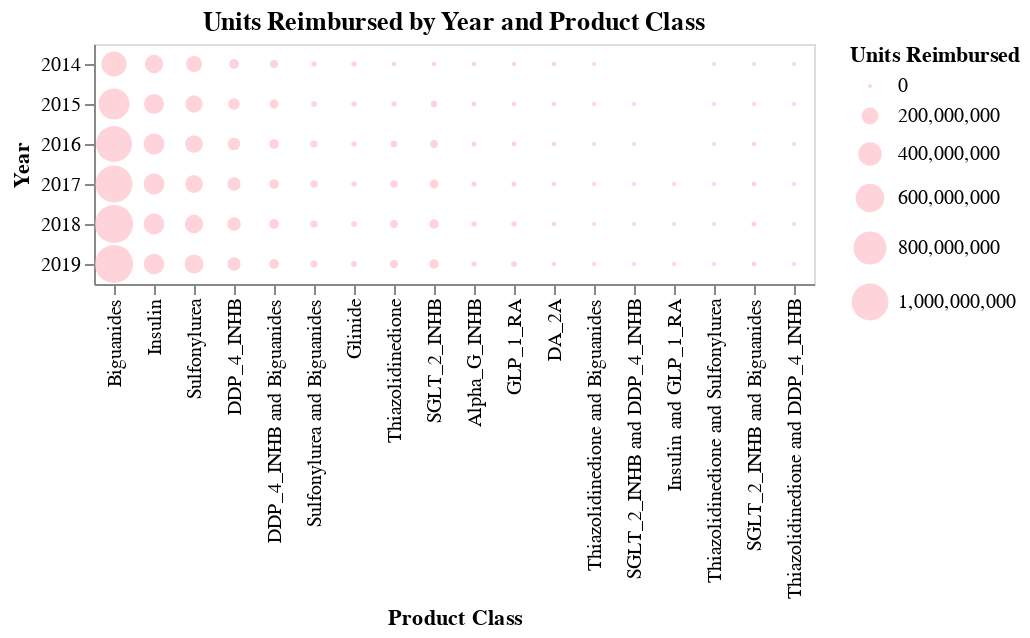

Notebook cell for this chart:
### Code cell
alt.Chart(df_tab_b).mark_circle(size=100, color='pink').encode(
    y=alt.Y('year:O', title='Year'),  # Specify the y-axis title
    x=alt.X('DB_CLASS:N', title='Product Class', sort='-size'),  # Specify the x-axis title and sort by units_reimbursed in descending order
    size=alt.Size('units_reimbursed:Q', title='Units Reimbursed'),  # Specify the size as units_reimbursed
).properties(
    title='Units Reimbursed by Year and Product Class'
)

### Figure 1 — Vega-Lite specification as saved in the notebook (floating-point values rounded to 4 significant figures)
{"config": {"view": {"continuousWidth": 300, "continuousHeight": 300}}, "data": {"name": "data-379a484da7e7a003c7ed62f96d3788b2"}, "mark": {"type": "circle", "color": "pink", "size": 100}, "encoding": {"size": {"field": "units_reimbursed", "title": "Units Reimbursed", "type": "quantitative"}, "x": {"field": "DB_CLASS", "sort": "-size", "title": "Product Class", "type": "nominal"}, "y": {"field": "year", "title": "Year", "type": "ordinal"}}, "title": "Units Reimbursed by Year and Product Class", "$schema": "https://vega.github.io/schema/vega-lite/v5.14.1.json", "datasets": {"data-379a484da7e7a003c7ed62f96d3788b2": [{"year": 2014, "DB_CLASS": "Alpha_G_INHB", "units_reimbursed": 4168000.0}, {"year": 2014, "DB_CLASS": "Biguanides", "units_reimbursed": 456900000.0}, {"year": 2014, "DB_CLASS": "DA_2A", "units_reimbursed": 3215000.0}, {"year": 2014, "DB_CLASS": "DDP_4_INHB", "units_reimbursed": 60940000.0}, {"year": 2014, "DB_CLASS": "DDP_4_INHB and Biguanides", "units_reimbursed": 37290000.0}, {"year": 2014, "DB_CLASS": "GLP_1_RA", "units_reimbursed": 2448000.0}, {"year": 2014, "DB_CLASS": "Glinide", "units_reimbursed": 9867000.0}, {"year": 2014, "DB_CLASS": "Insulin", "units_reimbursed": 239600000.0}, {"year": 2014, "DB_CLASS": "SGLT_2_INHB", "units_reimbursed": 4479000.0}, {"year": 2014, "DB_CLASS": "SGLT_2_INHB and Biguanides", "units_reimbursed": 11910.0}, {"year": 2014, "DB_CLASS": "Sulfonylurea", "units_reimbursed": 177200000.0}, {"year": 2014, "DB_CLASS": "Sulfonylurea and Biguanides", "units_reimbursed": 9948000.0}, {"year": 2014, "DB_CLASS": "Thiazolidinedione", "units_reimbursed": 4569000.0}, {"year": 2014, "DB_CLASS": "Thiazolidinedione and Biguanides", "units_reimbursed": 982900.0}, {"year": 2014, "DB_CLASS": "Thiazolidinedione and DDP_4_INHB", "units_reimbursed": 165400.0}, {"year": 2014, "DB_CLASS": "Thiazolidinedione and Sulfonylurea", "units_reimbursed": 60510.0}, {"year": 2015, "DB_CLASS": "Alpha_G_INHB", "units_reimbursed": 6185000.0}, {"year": 2015, "DB_CLASS": "Biguanides", "units_reimbursed": 697500000.0}, {"year": 2015, "DB_CLASS": "DA_2A", "units_reimbursed": 3303000.0}, {"year": 2015, "DB_CLASS": "DDP_4_INHB", "units_reimbursed": 87540000.0}, {"year": 2015, "DB_CLASS": "DDP_4_INHB and Biguanides", "units_reimbursed": 49020000.0}, {"year": 2015, "DB_CLASS": "GLP_1_RA", "units_reimbursed": 3933000.0}, {"year": 2015, "DB_CLASS": "Glinide", "units_reimbursed": 9041000.0}, {"year": 2015, "DB_CLASS": "Insulin", "units_reimbursed": 290200000.0}, {"year": 2015, "DB_CLASS": "SGLT_2_INHB", "units_reimbursed": 18190000.0}, {"year": 2015, "DB_CLASS": "SGLT_2_INHB and Biguanides", "units_reimbursed": 1177000.0}, {"year": 2015, "DB_CLASS": "SGLT_2_INHB and DDP_4_INHB", "units_reimbursed": 76070.0}, {"year": 2015, "DB_CLASS": "Sulfonylurea", "units_reimbursed": 210700000.0}, {"year": 2015, "DB_CLASS": "Sulfonylurea and Biguanides", "units_reimbursed": 11580000.0}, {"year": 2015, "DB_CLASS": "Thiazolidinedione", "units_reimbursed": 10020000.0}, {"year": 2015, "DB_CLASS": "Thiazolidinedione and Biguanides", "units_reimbursed": 683400.0}, {"year": 2015, "DB_CLASS": "Thiazolidinedione and DDP_4_INHB", "units_reimbursed": 427900.0}, {"year": 2015, "DB_CLASS": "Thiazolidinedione and Sulfonylurea", "units_reimbursed": 70410.0}, {"year": 2016, "DB_CLASS": "Alpha_G_INHB", "units_reimbursed": 7459000.0}, {"year": 2016, "DB_CLASS": "Biguanides", "units_reimbursed": 949900000.0}, {"year": 2016, "DB_CLASS": "DA_2A", "units_reimbursed": 3306000.0}, {"year": 2016, "DB_CLASS": "DDP_4_INHB", "units_reimbursed": 107600000.0}, {"year": 2016, "DB_CLASS": "DDP_4_INHB and Biguanides", "units_reimbursed": 56260000.0}, {"year": 2016, "DB_CLASS": "GLP_1_RA", "units_reimbursed": 5671000.0}, {"year": 2016, "DB_CLASS": "Glinide", "units_reimbursed": 8977000.0}, {"year": 2016, "DB_CLASS": "Insulin", "units_reimbursed": 315700000.0}, {"year": 2016, "DB_CLASS": "SGLT_2_INHB", "units_reimbursed": 33760000.0}, {"year": 2016, "DB_CLASS": "SGLT_2_INHB and Biguanides", "units_reimbursed": 3717000.0}, {"year": 2016, "DB_CLASS": "SGLT_2_INHB and DDP_4_INHB", "units_reimbursed": 317400.0}, {"year": 2016, "DB_CLASS": "Sulfonylurea", "units_reimbursed": 222400000.0}, {"year": 2016, "DB_CLASS": "Sulfonylurea and Biguanides", "units_reimbursed": 26180000.0}, {"year": 2016, "DB_CLASS": "Thiazolidinedione", "units_reimbursed": 20670000.0}, {"year": 2016, "DB_CLASS": "Thiazolidinedione and Biguanides", "units_reimbursed": 726700.0}, {"year": 2016, "DB_CLASS": "Thiazolidinedione and DDP_4_INHB", "units_reimbursed": 479300.0}, {"year": 2016, "DB_CLASS": "Thiazolidinedione and Sulfonylurea", "units_reimbursed": 83270.0}, {"year": 2017, "DB_CLASS": "Alpha_G_INHB", "units_reimbursed": 8322000.0}, {"year": 2017, "DB_CLASS": "Biguanides", "units_reimbursed": 1010000000.0}, {"year": 2017, "DB_CLASS": "DA_2A", "units_reimbursed": 3096000.0}, {"year": 2017, "DB_CLASS": "DDP_4_INHB", "units_reimbursed": 119500000.0}, {"year": 2017, "DB_CLASS": "DDP_4_INHB and Biguanides", "units_reimbursed": 58470000.0}, {"year": 2017, "DB_CLASS": "GLP_1_RA", "units_reimbursed": 7473000.0}, {"year": 2017, "DB_CLASS": "Glinide", "units_reimbursed": 9631000.0}, {"year": 2017, "DB_CLASS": "Insulin", "units_reimbursed": 317600000.0}, {"year": 2017, "DB_CLASS": "Insulin and GLP_1_RA", "units_reimbursed": 62110.0}, {"year": 2017, "DB_CLASS": "SGLT_2_INHB", "units_reimbursed": 47320000.0}, {"year": 2017, "DB_CLASS": "SGLT_2_INHB and Biguanides", "units_reimbursed": 6669000.0}, {"year": 2017, "DB_CLASS": "SGLT_2_INHB and DDP_4_INHB", "units_reimbursed": 497100.0}, {"year": 2017, "DB_CLASS": "Sulfonylurea", "units_reimbursed": 223700000.0}, {"year": 2017, "DB_CLASS": "Sulfonylurea and Biguanides", "units_reimbursed": 28440000.0}, {"year": 2017, "DB_CLASS": "Thiazolidinedione", "units_reimbursed": 30480000.0}, {"year": 2017, "DB_CLASS": "Thiazolidinedione and Biguanides", "units_reimbursed": 1037000.0}, {"year": 2017, "DB_CLASS": "Thiazolidinedione and DDP_4_INHB", "units_reimbursed": 464400.0}, {"year": 2017, "DB_CLASS": "Thiazolidinedione and Sulfonylurea", "units_reimbursed": 73200.0}, {"year": 2018, "DB_CLASS": "Alpha_G_INHB", "units_reimbursed": 8890000.0}, {"year": 2018, "DB_CLASS": "Biguanides", "units_reimbursed": 1066000000.0}, {"year": 2018, "DB_CLASS": "DA_2A", "units_reimbursed": 3092000.0}, {"year": 2018, "DB_CLASS": "DDP_4_INHB", "units_reimbursed": 123600000.0}, {"year": 2018, "DB_CLASS": "DDP_4_INHB and Biguanides", "units_reimbursed": 60750000.0}, {"year": 2018, "DB_CLASS": "GLP_1_RA", "units_reimbursed": 10040000.0}, {"year": 2018, "DB_CLASS": "Glinide", "units_reimbursed": 11970000.0}, {"year": 2018, "DB_CLASS": "Insulin", "units_reimbursed": 309600000.0}, {"year": 2018, "DB_CLASS": "Insulin and GLP_1_RA", "units_reimbursed": 274400.0}, {"year": 2018, "DB_CLASS": "SGLT_2_INHB", "units_reimbursed": 55360000.0}, {"year": 2018, "DB_CLASS": "SGLT_2_INHB and Biguanides", "units_reimbursed": 6771000.0}, {"year": 2018, "DB_CLASS": "SGLT_2_INHB and DDP_4_INHB", "units_reimbursed": 689200.0}, {"year": 2018, "DB_CLASS": "Sulfonylurea", "units_reimbursed": 242000000.0}, {"year": 2018, "DB_CLASS": "Sulfonylurea and Biguanides", "units_reimbursed": 26870000.0}, {"year": 2018, "DB_CLASS": "Thiazolidinedione", "units_reimbursed": 33840000.0}, {"year": 2018, "DB_CLASS": "Thiazolidinedione and Biguanides", "units_reimbursed": 1159000.0}, {"year": 2018, "DB_CLASS": "Thiazolidinedione and DDP_4_INHB", "units_reimbursed": 258600.0}, {"year": 2018, "DB_CLASS": "Thiazolidinedione and Sulfonylurea", "units_reimbursed": 72460.0}, {"year": 2019, "DB_CLASS": "Alpha_G_INHB", "units_reimbursed": 9948000.0}, {"year": 2019, "DB_CLASS": "Biguanides", "units_reimbursed": 1064000000.0}, {"year": 2019, "DB_CLASS": "DA_2A", "units_reimbursed": 2443000.0}, {"year": 2019, "DB_CLASS": "DDP_4_INHB", "units_reimbursed": 120800000.0}, {"year": 2019, "DB_CLASS": "DDP_4_INHB and Biguanides", "units_reimbursed": 60960000.0}, {"year": 2019, "DB_CLASS": "GLP_1_RA", "units_reimbursed": 12700000.0}, {"year": 2019, "DB_CLASS": "Glinide", "units_reimbursed": 12820000.0}, {"year": 2019, "DB_CLASS": "Insulin", "units_reimbursed": 304000000.0}, {"year": 2019, "DB_CLASS": "Insulin and GLP_1_RA", "units_reimbursed": 397300.0}, {"year": 2019, "DB_CLASS": "SGLT_2_INHB", "units_reimbursed": 55510000.0}, {"year": 2019, "DB_CLASS": "SGLT_2_INHB and Biguanides", "units_reimbursed": 6126000.0}, {"year": 2019, "DB_CLASS": "SGLT_2_INHB and DDP_4_INHB", "units_reimbursed": 902200.0}, {"year": 2019, "DB_CLASS": "Sulfonylurea", "units_reimbursed": 254300000.0}, {"year": 2019, "DB_CLASS": "Sulfonylurea and Biguanides", "units_reimbursed": 24280000.0}, {"year": 2019, "DB_CLASS": "Thiazolidinedione", "units_reimbursed": 38770000.0}, {"year": 2019, "DB_CLASS": "Thiazolidinedione and Biguanides", "units_reimbursed": 1178000.0}, {"year": 2019, "DB_CLASS": "Thiazolidinedione and DDP_4_INHB", "units_reimbursed": 8010.0}, {"year": 2019, "DB_CLASS": "Thiazolidinedione and Sulfonylurea", "units_reimbursed": 37630.0}]}}
